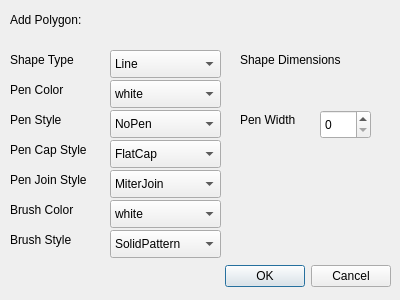
<?xml version="1.0" encoding="UTF-8"?>
<ui version="4.0">
 <class>add_Polygon</class>
 <widget class="QDialog" name="add_Polygon">
  <property name="geometry">
   <rect>
    <x>0</x>
    <y>0</y>
    <width>400</width>
    <height>300</height>
   </rect>
  </property>
  <property name="windowTitle">
   <string>Dialog</string>
  </property>
  <widget class="QDialogButtonBox" name="buttonBox">
   <property name="geometry">
    <rect>
     <x>50</x>
     <y>260</y>
     <width>341</width>
     <height>32</height>
    </rect>
   </property>
   <property name="orientation">
    <enum>Qt::Horizontal</enum>
   </property>
   <property name="standardButtons">
    <set>QDialogButtonBox::Cancel|QDialogButtonBox::Ok</set>
   </property>
  </widget>
  <widget class="QLabel" name="label_8">
   <property name="geometry">
    <rect>
     <x>10</x>
     <y>170</y>
     <width>101</width>
     <height>20</height>
    </rect>
   </property>
   <property name="text">
    <string>Pen Join Style</string>
   </property>
  </widget>
  <widget class="QComboBox" name="comboBox">
   <property name="geometry">
    <rect>
     <x>110</x>
     <y>50</y>
     <width>111</width>
     <height>28</height>
    </rect>
   </property>
   <item>
    <property name="text">
     <string>Line</string>
    </property>
   </item>
   <item>
    <property name="text">
     <string>Polyline</string>
    </property>
   </item>
   <item>
    <property name="text">
     <string>Polygon</string>
    </property>
   </item>
   <item>
    <property name="text">
     <string>Rectangle</string>
    </property>
   </item>
   <item>
    <property name="text">
     <string>Square</string>
    </property>
   </item>
   <item>
    <property name="text">
     <string>Ellipse</string>
    </property>
   </item>
   <item>
    <property name="text">
     <string>Circle</string>
    </property>
   </item>
  </widget>
  <widget class="QComboBox" name="comboBox_6">
   <property name="geometry">
    <rect>
     <x>110</x>
     <y>170</y>
     <width>111</width>
     <height>28</height>
    </rect>
   </property>
   <item>
    <property name="text">
     <string>MiterJoin</string>
    </property>
   </item>
   <item>
    <property name="text">
     <string>BevelJoin</string>
    </property>
   </item>
   <item>
    <property name="text">
     <string>RoundJoin</string>
    </property>
   </item>
  </widget>
  <widget class="QLabel" name="label_6">
   <property name="geometry">
    <rect>
     <x>240</x>
     <y>110</y>
     <width>91</width>
     <height>20</height>
    </rect>
   </property>
   <property name="text">
    <string>Pen Width</string>
   </property>
  </widget>
  <widget class="QComboBox" name="comboBox_4">
   <property name="geometry">
    <rect>
     <x>110</x>
     <y>80</y>
     <width>111</width>
     <height>28</height>
    </rect>
   </property>
   <item>
    <property name="text">
     <string>white</string>
    </property>
   </item>
   <item>
    <property name="text">
     <string>black</string>
    </property>
   </item>
   <item>
    <property name="text">
     <string>red</string>
    </property>
   </item>
   <item>
    <property name="text">
     <string>green</string>
    </property>
   </item>
   <item>
    <property name="text">
     <string>blue</string>
    </property>
   </item>
   <item>
    <property name="text">
     <string>cyan</string>
    </property>
   </item>
   <item>
    <property name="text">
     <string>magenta</string>
    </property>
   </item>
   <item>
    <property name="text">
     <string>yellow</string>
    </property>
   </item>
   <item>
    <property name="text">
     <string>gray</string>
    </property>
   </item>
  </widget>
  <widget class="QLabel" name="label_5">
   <property name="geometry">
    <rect>
     <x>10</x>
     <y>80</y>
     <width>91</width>
     <height>20</height>
    </rect>
   </property>
   <property name="text">
    <string>Pen Color</string>
   </property>
  </widget>
  <widget class="QComboBox" name="comboBox_8">
   <property name="geometry">
    <rect>
     <x>110</x>
     <y>230</y>
     <width>111</width>
     <height>28</height>
    </rect>
   </property>
   <item>
    <property name="text">
     <string>SolidPattern</string>
    </property>
   </item>
   <item>
    <property name="text">
     <string>HorPattern</string>
    </property>
   </item>
   <item>
    <property name="text">
     <string>VerPattern</string>
    </property>
   </item>
   <item>
    <property name="text">
     <string>NoBrush</string>
    </property>
   </item>
  </widget>
  <widget class="QLabel" name="label_2">
   <property name="geometry">
    <rect>
     <x>10</x>
     <y>10</y>
     <width>91</width>
     <height>20</height>
    </rect>
   </property>
   <property name="text">
    <string>Add Polygon:</string>
   </property>
  </widget>
  <widget class="QLabel" name="label_11">
   <property name="geometry">
    <rect>
     <x>10</x>
     <y>140</y>
     <width>91</width>
     <height>20</height>
    </rect>
   </property>
   <property name="text">
    <string>Pen Cap Style</string>
   </property>
  </widget>
  <widget class="QLabel" name="label_3">
   <property name="geometry">
    <rect>
     <x>10</x>
     <y>50</y>
     <width>91</width>
     <height>20</height>
    </rect>
   </property>
   <property name="text">
    <string>Shape Type</string>
   </property>
  </widget>
  <widget class="QLabel" name="label_9">
   <property name="geometry">
    <rect>
     <x>10</x>
     <y>200</y>
     <width>81</width>
     <height>20</height>
    </rect>
   </property>
   <property name="text">
    <string>Brush Color</string>
   </property>
  </widget>
  <widget class="QSpinBox" name="spinBox">
   <property name="geometry">
    <rect>
     <x>320</x>
     <y>110</y>
     <width>51</width>
     <height>29</height>
    </rect>
   </property>
  </widget>
  <widget class="QComboBox" name="comboBox_5">
   <property name="geometry">
    <rect>
     <x>110</x>
     <y>110</y>
     <width>111</width>
     <height>28</height>
    </rect>
   </property>
   <item>
    <property name="text">
     <string>NoPen</string>
    </property>
   </item>
   <item>
    <property name="text">
     <string>SolidLine</string>
    </property>
   </item>
   <item>
    <property name="text">
     <string>DashLine</string>
    </property>
   </item>
   <item>
    <property name="text">
     <string>DotLine</string>
    </property>
   </item>
   <item>
    <property name="text">
     <string>DashDotLine</string>
    </property>
   </item>
   <item>
    <property name="text">
     <string>DashDotDotLine</string>
    </property>
   </item>
  </widget>
  <widget class="QLabel" name="label_7">
   <property name="geometry">
    <rect>
     <x>10</x>
     <y>110</y>
     <width>63</width>
     <height>20</height>
    </rect>
   </property>
   <property name="text">
    <string>Pen Style</string>
   </property>
  </widget>
  <widget class="QLabel" name="label_10">
   <property name="geometry">
    <rect>
     <x>10</x>
     <y>230</y>
     <width>81</width>
     <height>20</height>
    </rect>
   </property>
   <property name="text">
    <string>Brush Style</string>
   </property>
  </widget>
  <widget class="QComboBox" name="comboBox_2">
   <property name="geometry">
    <rect>
     <x>110</x>
     <y>140</y>
     <width>111</width>
     <height>28</height>
    </rect>
   </property>
   <item>
    <property name="text">
     <string>FlatCap</string>
    </property>
   </item>
   <item>
    <property name="text">
     <string>SquareCap</string>
    </property>
   </item>
   <item>
    <property name="text">
     <string>RoundCap</string>
    </property>
   </item>
  </widget>
  <widget class="QLabel" name="label_4">
   <property name="geometry">
    <rect>
     <x>240</x>
     <y>50</y>
     <width>141</width>
     <height>20</height>
    </rect>
   </property>
   <property name="text">
    <string>Shape Dimensions</string>
   </property>
  </widget>
  <widget class="QComboBox" name="comboBox_7">
   <property name="geometry">
    <rect>
     <x>110</x>
     <y>200</y>
     <width>111</width>
     <height>28</height>
    </rect>
   </property>
   <item>
    <property name="text">
     <string>white</string>
    </property>
   </item>
   <item>
    <property name="text">
     <string>black</string>
    </property>
   </item>
   <item>
    <property name="text">
     <string>red</string>
    </property>
   </item>
   <item>
    <property name="text">
     <string>green</string>
    </property>
   </item>
   <item>
    <property name="text">
     <string>blue</string>
    </property>
   </item>
   <item>
    <property name="text">
     <string>cyan</string>
    </property>
   </item>
   <item>
    <property name="text">
     <string>magenta</string>
    </property>
   </item>
   <item>
    <property name="text">
     <string>yellow</string>
    </property>
   </item>
   <item>
    <property name="text">
     <string>gray</string>
    </property>
   </item>
  </widget>
 </widget>
 <resources/>
 <connections>
  <connection>
   <sender>buttonBox</sender>
   <signal>accepted()</signal>
   <receiver>add_Polygon</receiver>
   <slot>accept()</slot>
   <hints>
    <hint type="sourcelabel">
     <x>248</x>
     <y>254</y>
    </hint>
    <hint type="destinationlabel">
     <x>157</x>
     <y>274</y>
    </hint>
   </hints>
  </connection>
  <connection>
   <sender>buttonBox</sender>
   <signal>rejected()</signal>
   <receiver>add_Polygon</receiver>
   <slot>reject()</slot>
   <hints>
    <hint type="sourcelabel">
     <x>316</x>
     <y>260</y>
    </hint>
    <hint type="destinationlabel">
     <x>286</x>
     <y>274</y>
    </hint>
   </hints>
  </connection>
 </connections>
</ui>
